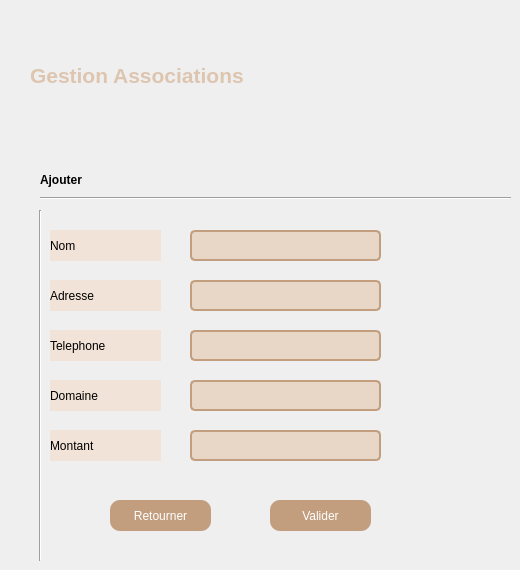
      <widget class="QWidget" name="page_7">
       <widget class="QLabel" name="label_16">
        <property name="geometry">
         <rect>
          <x>30</x>
          <y>50</y>
          <width>351</width>
          <height>51</height>
         </rect>
        </property>
        <property name="font">
         <font>
          <pointsize>14</pointsize>
          <weight>75</weight>
          <bold>true</bold>
         </font>
        </property>
        <property name="styleSheet">
         <string notr="true"/>
        </property>
        <property name="text">
         <string>&lt;html&gt;&lt;head/&gt;&lt;body&gt;&lt;p&gt;&lt;span style=&quot; font-size:16pt; color:#ddc5b0;&quot;&gt;Gestion Associations&lt;/span&gt;&lt;/p&gt;&lt;/body&gt;&lt;/html&gt;</string>
        </property>
       </widget>
       <widget class="QLabel" name="label_ajouter">
        <property name="geometry">
         <rect>
          <x>40</x>
          <y>170</y>
          <width>231</width>
          <height>21</height>
         </rect>
        </property>
        <property name="text">
         <string>&lt;html&gt;&lt;head/&gt;&lt;body&gt;&lt;p&gt;&lt;span style=&quot; font-weight:600; color:#000000;&quot;&gt;Ajouter&lt;/span&gt;&lt;/p&gt;&lt;/body&gt;&lt;/html&gt;</string>
        </property>
       </widget>
       <widget class="Line" name="line_5">
        <property name="geometry">
         <rect>
          <x>40</x>
          <y>190</y>
          <width>471</width>
          <height>16</height>
         </rect>
        </property>
        <property name="orientation">
         <enum>Qt::Horizontal</enum>
        </property>
       </widget>
       <widget class="Line" name="line_6">
        <property name="geometry">
         <rect>
          <x>30</x>
          <y>210</y>
          <width>20</width>
          <height>351</height>
         </rect>
        </property>
        <property name="orientation">
         <enum>Qt::Vertical</enum>
        </property>
       </widget>
       <widget class="QLabel" name="label_nom_2">
        <property name="geometry">
         <rect>
          <x>50</x>
          <y>230</y>
          <width>111</width>
          <height>31</height>
         </rect>
        </property>
        <property name="styleSheet">
         <string notr="true">background-color: rgb(241, 227, 215);</string>
        </property>
        <property name="text">
         <string>Nom</string>
        </property>
       </widget>
       <widget class="QLabel" name="label_adresse">
        <property name="geometry">
         <rect>
          <x>50</x>
          <y>280</y>
          <width>111</width>
          <height>31</height>
         </rect>
        </property>
        <property name="styleSheet">
         <string notr="true">background-color: rgb(241, 227, 215);</string>
        </property>
        <property name="text">
         <string>Adresse</string>
        </property>
       </widget>
       <widget class="QLabel" name="label_tel">
        <property name="geometry">
         <rect>
          <x>50</x>
          <y>330</y>
          <width>111</width>
          <height>31</height>
         </rect>
        </property>
        <property name="styleSheet">
         <string notr="true">background-color: rgb(241, 227, 215);</string>
        </property>
        <property name="text">
         <string>Telephone</string>
        </property>
       </widget>
       <widget class="QLabel" name="label_domaine_2">
        <property name="geometry">
         <rect>
          <x>50</x>
          <y>380</y>
          <width>111</width>
          <height>31</height>
         </rect>
        </property>
        <property name="styleSheet">
         <string notr="true">background-color: rgb(241, 227, 215);</string>
        </property>
        <property name="text">
         <string>Domaine</string>
        </property>
       </widget>
       <widget class="QLabel" name="label_montant">
        <property name="geometry">
         <rect>
          <x>50</x>
          <y>430</y>
          <width>111</width>
          <height>31</height>
         </rect>
        </property>
        <property name="styleSheet">
         <string notr="true">background-color: rgb(241, 227, 215);</string>
        </property>
        <property name="text">
         <string>Montant</string>
        </property>
       </widget>
       <widget class="QLineEdit" name="nomA">
        <property name="geometry">
         <rect>
          <x>190</x>
          <y>230</y>
          <width>191</width>
          <height>31</height>
         </rect>
        </property>
        <property name="styleSheet">
         <string notr="true">QLineEdit {
    border: 2px solid #C29E7E;
    border-radius: 5px;
    padding: 6px 12px;
    background-color: #E8D7C6;
}

QLineEdit:focus {
    border-color: #A48569;
}
</string>
        </property>
       </widget>
       <widget class="QLineEdit" name="adresseA">
        <property name="geometry">
         <rect>
          <x>190</x>
          <y>280</y>
          <width>191</width>
          <height>31</height>
         </rect>
        </property>
        <property name="styleSheet">
         <string notr="true">QLineEdit {
    border: 2px solid #C29E7E;
    border-radius: 5px;
    padding: 6px 12px;
    background-color: #E8D7C6;
}

QLineEdit:focus {
    border-color: #A48569;
}
</string>
        </property>
       </widget>
       <widget class="QLineEdit" name="telA">
        <property name="geometry">
         <rect>
          <x>190</x>
          <y>330</y>
          <width>191</width>
          <height>31</height>
         </rect>
        </property>
        <property name="styleSheet">
         <string notr="true">QLineEdit {
    border: 2px solid #C29E7E;
    border-radius: 5px;
    padding: 6px 12px;
    background-color: #E8D7C6;
}

QLineEdit:focus {
    border-color: #A48569;
}
</string>
        </property>
       </widget>
       <widget class="QLineEdit" name="domaineA">
        <property name="geometry">
         <rect>
          <x>190</x>
          <y>380</y>
          <width>191</width>
          <height>31</height>
         </rect>
        </property>
        <property name="styleSheet">
         <string notr="true">QLineEdit {
    border: 2px solid #C29E7E;
    border-radius: 5px;
    padding: 6px 12px;
    background-color: #E8D7C6;
}

QLineEdit:focus {
    border-color: #A48569;
}
</string>
        </property>
       </widget>
       <widget class="QLineEdit" name="montantA">
        <property name="geometry">
         <rect>
          <x>190</x>
          <y>430</y>
          <width>191</width>
          <height>31</height>
         </rect>
        </property>
        <property name="styleSheet">
         <string notr="true">QLineEdit {
    border: 2px solid #C29E7E;
    border-radius: 5px;
    padding: 6px 12px;
    background-color: #E8D7C6;
}

QLineEdit:focus {
    border-color: #A48569;
}
</string>
        </property>
       </widget>
       <widget class="QPushButton" name="validerAjout">
        <property name="geometry">
         <rect>
          <x>270</x>
          <y>500</y>
          <width>101</width>
          <height>31</height>
         </rect>
        </property>
        <property name="styleSheet">
         <string notr="true">QPushButton
{
border-radius:10px;
background-color:#C29E7E;
color:white;
}
QPushButton:pressed{
padding-left:5px;
padding-top:5px;
background-color: #C29E7E;


}</string>
        </property>
        <property name="text">
         <string>Valider</string>
        </property>
       </widget>
       <widget class="QPushButton" name="BackAjout">
        <property name="geometry">
         <rect>
          <x>110</x>
          <y>500</y>
          <width>101</width>
          <height>31</height>
         </rect>
        </property>
        <property name="styleSheet">
         <string notr="true">QPushButton
{
border-radius:10px;
background-color:#C29E7E;
color:white;
}
QPushButton:pressed{
padding-left:5px;
padding-top:5px;
background-color: #C29E7E;


}</string>
        </property>
        <property name="text">
         <string>Retourner</string>
        </property>
       </widget>
      </widget>
